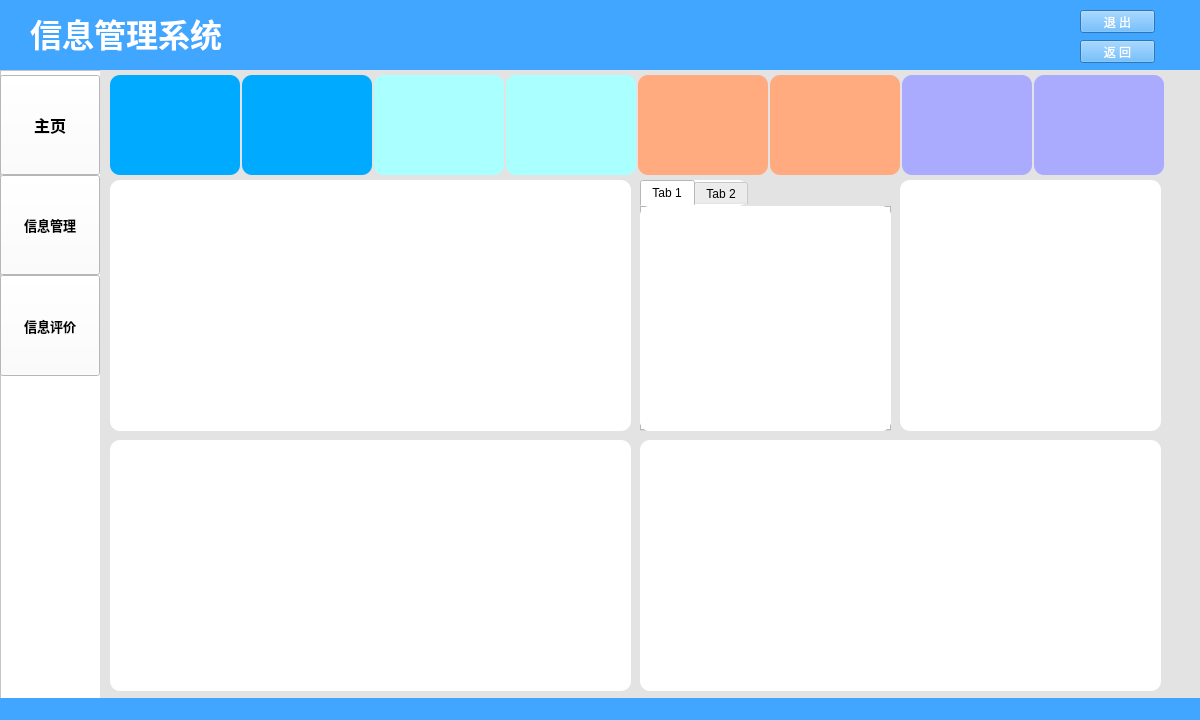
<?xml version="1.0" encoding="UTF-8"?>
<ui version="4.0">
 <class>Sys</class>
 <widget class="QMainWindow" name="Sys">
  <property name="geometry">
   <rect>
    <x>0</x>
    <y>0</y>
    <width>1200</width>
    <height>720</height>
   </rect>
  </property>
  <property name="font">
   <font>
    <family>微软雅黑</family>
    <kerning>true</kerning>
   </font>
  </property>
  <property name="windowTitle">
   <string>MainWindow</string>
  </property>
  <property name="styleSheet">
   <string notr="true">background-color: rgb(64, 166, 255);</string>
  </property>
  <widget class="QWidget" name="centralwidget">
   <property name="styleSheet">
    <string notr="true"/>
   </property>
   <widget class="QLabel" name="label">
    <property name="geometry">
     <rect>
      <x>30</x>
      <y>9</y>
      <width>192</width>
      <height>43</height>
     </rect>
    </property>
    <property name="font">
     <font>
      <family>微软雅黑</family>
      <pointsize>10</pointsize>
      <weight>75</weight>
      <bold>true</bold>
      <kerning>true</kerning>
     </font>
    </property>
    <property name="text">
     <string>&lt;html&gt;&lt;head/&gt;&lt;body&gt;&lt;p&gt;&lt;span style=&quot; font-size:24pt; color:#ffffff;&quot;&gt;信息管理系统&lt;/span&gt;&lt;/p&gt;&lt;/body&gt;&lt;/html&gt;</string>
    </property>
   </widget>
   <widget class="QPushButton" name="ExitBn">
    <property name="geometry">
     <rect>
      <x>1080</x>
      <y>10</y>
      <width>75</width>
      <height>23</height>
     </rect>
    </property>
    <property name="font">
     <font>
      <family>微软雅黑</family>
      <kerning>true</kerning>
     </font>
    </property>
    <property name="styleSheet">
     <string notr="true">color: rgb(255, 255, 255);</string>
    </property>
    <property name="text">
     <string>退 出</string>
    </property>
   </widget>
   <widget class="QPushButton" name="backBn">
    <property name="geometry">
     <rect>
      <x>1080</x>
      <y>40</y>
      <width>75</width>
      <height>23</height>
     </rect>
    </property>
    <property name="font">
     <font>
      <family>微软雅黑</family>
      <kerning>true</kerning>
     </font>
    </property>
    <property name="styleSheet">
     <string notr="true">color: rgb(255, 255, 255);</string>
    </property>
    <property name="text">
     <string>返 回</string>
    </property>
   </widget>
   <widget class="QFrame" name="frame">
    <property name="geometry">
     <rect>
      <x>0</x>
      <y>70</y>
      <width>275</width>
      <height>650</height>
     </rect>
    </property>
    <property name="sizePolicy">
     <sizepolicy hsizetype="Preferred" vsizetype="Preferred">
      <horstretch>1</horstretch>
      <verstretch>0</verstretch>
     </sizepolicy>
    </property>
    <property name="minimumSize">
     <size>
      <width>275</width>
      <height>0</height>
     </size>
    </property>
    <property name="sizeIncrement">
     <size>
      <width>0</width>
      <height>0</height>
     </size>
    </property>
    <property name="baseSize">
     <size>
      <width>0</width>
      <height>0</height>
     </size>
    </property>
    <property name="styleSheet">
     <string notr="true">background-color: rgb(255, 255, 255);</string>
    </property>
    <property name="frameShape">
     <enum>QFrame::StyledPanel</enum>
    </property>
    <property name="frameShadow">
     <enum>QFrame::Raised</enum>
    </property>
    <widget class="QPushButton" name="scoreBn">
     <property name="geometry">
      <rect>
       <x>0</x>
       <y>205</y>
       <width>100</width>
       <height>101</height>
      </rect>
     </property>
     <property name="font">
      <font>
       <family>微软雅黑</family>
       <pointsize>10</pointsize>
       <weight>75</weight>
       <bold>true</bold>
       <kerning>true</kerning>
      </font>
     </property>
     <property name="layoutDirection">
      <enum>Qt::LeftToRight</enum>
     </property>
     <property name="styleSheet">
      <string notr="true">background-color: rgb(255, 255, 255);</string>
     </property>
     <property name="text">
      <string>信息评价</string>
     </property>
     <property name="icon">
      <iconset resource="img.qrc">
       <normaloff>:/png/images/资产评估.png</normaloff>:/png/images/资产评估.png</iconset>
     </property>
     <property name="iconSize">
      <size>
       <width>50</width>
       <height>50</height>
      </size>
     </property>
     <property name="autoRepeatDelay">
      <number>300</number>
     </property>
    </widget>
    <widget class="QPushButton" name="InfBn">
     <property name="geometry">
      <rect>
       <x>0</x>
       <y>105</y>
       <width>100</width>
       <height>100</height>
      </rect>
     </property>
     <property name="font">
      <font>
       <family>微软雅黑</family>
       <pointsize>10</pointsize>
       <weight>75</weight>
       <bold>true</bold>
       <kerning>true</kerning>
      </font>
     </property>
     <property name="text">
      <string>信息管理</string>
     </property>
     <property name="icon">
      <iconset resource="img.qrc">
       <normaloff>:/png/images/信息管理.png</normaloff>:/png/images/信息管理.png</iconset>
     </property>
     <property name="iconSize">
      <size>
       <width>50</width>
       <height>50</height>
      </size>
     </property>
    </widget>
    <widget class="QPushButton" name="homeBn">
     <property name="geometry">
      <rect>
       <x>0</x>
       <y>5</y>
       <width>100</width>
       <height>100</height>
      </rect>
     </property>
     <property name="font">
      <font>
       <family>微软雅黑</family>
       <pointsize>12</pointsize>
       <weight>75</weight>
       <bold>true</bold>
       <kerning>true</kerning>
      </font>
     </property>
     <property name="text">
      <string>主页</string>
     </property>
     <property name="icon">
      <iconset resource="img.qrc">
       <normaloff>:/png/images/主页.png</normaloff>:/png/images/主页.png</iconset>
     </property>
     <property name="iconSize">
      <size>
       <width>50</width>
       <height>50</height>
      </size>
     </property>
    </widget>
   </widget>
   <widget class="QFrame" name="frame_2">
    <property name="geometry">
     <rect>
      <x>100</x>
      <y>70</y>
      <width>1100</width>
      <height>650</height>
     </rect>
    </property>
    <property name="sizePolicy">
     <sizepolicy hsizetype="Preferred" vsizetype="Preferred">
      <horstretch>9</horstretch>
      <verstretch>0</verstretch>
     </sizepolicy>
    </property>
    <property name="maximumSize">
     <size>
      <width>16777215</width>
      <height>16777215</height>
     </size>
    </property>
    <property name="styleSheet">
     <string notr="true">background-color: rgb(227, 227, 227);</string>
    </property>
    <property name="frameShape">
     <enum>QFrame::StyledPanel</enum>
    </property>
    <property name="frameShadow">
     <enum>QFrame::Raised</enum>
    </property>
    <widget class="QStackedWidget" name="Pdata">
     <property name="geometry">
      <rect>
       <x>0</x>
       <y>0</y>
       <width>1100</width>
       <height>650</height>
      </rect>
     </property>
     <property name="currentIndex">
      <number>0</number>
     </property>
     <widget class="QWidget" name="page_3">
      <widget class="QTableWidget" name="Statistical_data_2">
       <property name="geometry">
        <rect>
         <x>142</x>
         <y>5</y>
         <width>130</width>
         <height>100</height>
        </rect>
       </property>
       <property name="styleSheet">
        <string notr="true">background-color: rgb(0, 170, 255);
border-radius:10px;
color: rgb(255, 255, 255);</string>
       </property>
       <property name="frameShadow">
        <enum>QFrame::Raised</enum>
       </property>
       <property name="lineWidth">
        <number>1</number>
       </property>
      </widget>
      <widget class="QTableWidget" name="Statistical_data_4">
       <property name="geometry">
        <rect>
         <x>406</x>
         <y>5</y>
         <width>130</width>
         <height>100</height>
        </rect>
       </property>
       <property name="styleSheet">
        <string notr="true">background-color: rgb(170, 255, 255);
border-radius:10px;
color: rgb(255, 255, 255);</string>
       </property>
       <property name="frameShadow">
        <enum>QFrame::Raised</enum>
       </property>
       <property name="lineWidth">
        <number>1</number>
       </property>
      </widget>
      <widget class="QTableWidget" name="Statistical_data_5">
       <property name="geometry">
        <rect>
         <x>538</x>
         <y>5</y>
         <width>130</width>
         <height>100</height>
        </rect>
       </property>
       <property name="styleSheet">
        <string notr="true">background-color: rgb(255, 170, 127);
border-radius:10px;
color: rgb(255, 255, 255);</string>
       </property>
       <property name="frameShadow">
        <enum>QFrame::Raised</enum>
       </property>
       <property name="lineWidth">
        <number>1</number>
       </property>
      </widget>
      <widget class="QTableWidget" name="Statistical_data_6">
       <property name="geometry">
        <rect>
         <x>670</x>
         <y>5</y>
         <width>130</width>
         <height>100</height>
        </rect>
       </property>
       <property name="styleSheet">
        <string notr="true">background-color: rgb(255, 170, 127);
border-radius:10px;
color: rgb(255, 255, 255);</string>
       </property>
       <property name="frameShadow">
        <enum>QFrame::Raised</enum>
       </property>
       <property name="lineWidth">
        <number>1</number>
       </property>
      </widget>
      <widget class="QTableWidget" name="Statistical_data_7">
       <property name="geometry">
        <rect>
         <x>802</x>
         <y>5</y>
         <width>130</width>
         <height>100</height>
        </rect>
       </property>
       <property name="styleSheet">
        <string notr="true">background-color: rgb(170, 170, 255);
border-radius:10px;
color: rgb(255, 255, 255);</string>
       </property>
       <property name="frameShadow">
        <enum>QFrame::Raised</enum>
       </property>
       <property name="lineWidth">
        <number>1</number>
       </property>
      </widget>
      <widget class="QTableWidget" name="Statistical_data_8">
       <property name="geometry">
        <rect>
         <x>934</x>
         <y>5</y>
         <width>130</width>
         <height>100</height>
        </rect>
       </property>
       <property name="styleSheet">
        <string notr="true">background-color: rgb(170, 170, 255);
border-radius:10px;
color: rgb(255, 255, 255);</string>
       </property>
       <property name="frameShadow">
        <enum>QFrame::Raised</enum>
       </property>
       <property name="lineWidth">
        <number>1</number>
       </property>
      </widget>
      <widget class="QListWidget" name="Tips_2">
       <property name="geometry">
        <rect>
         <x>800</x>
         <y>110</y>
         <width>261</width>
         <height>251</height>
        </rect>
       </property>
       <property name="sizePolicy">
        <sizepolicy hsizetype="Expanding" vsizetype="Expanding">
         <horstretch>0</horstretch>
         <verstretch>6</verstretch>
        </sizepolicy>
       </property>
       <property name="styleSheet">
        <string notr="true">background-color: rgb(255, 255, 255);
border-radius:10px;</string>
       </property>
      </widget>
      <widget class="QTabWidget" name="Graph_data">
       <property name="geometry">
        <rect>
         <x>540</x>
         <y>110</y>
         <width>251</width>
         <height>251</height>
        </rect>
       </property>
       <property name="sizePolicy">
        <sizepolicy hsizetype="Expanding" vsizetype="Expanding">
         <horstretch>0</horstretch>
         <verstretch>6</verstretch>
        </sizepolicy>
       </property>
       <property name="styleSheet">
        <string notr="true">background-color: rgb(255, 255, 255);
border-radius:10px;</string>
       </property>
       <property name="currentIndex">
        <number>0</number>
       </property>
       <widget class="QWidget" name="tab_3">
        <attribute name="title">
         <string>Tab 1</string>
        </attribute>
       </widget>
       <widget class="QWidget" name="tab_4">
        <property name="font">
         <font>
          <family>微软雅黑</family>
          <kerning>true</kerning>
         </font>
        </property>
        <attribute name="title">
         <string>Tab 2</string>
        </attribute>
       </widget>
      </widget>
      <widget class="QWidget" name="Map_data" native="true">
       <property name="geometry">
        <rect>
         <x>10</x>
         <y>110</y>
         <width>521</width>
         <height>251</height>
        </rect>
       </property>
       <property name="sizePolicy">
        <sizepolicy hsizetype="Preferred" vsizetype="Preferred">
         <horstretch>0</horstretch>
         <verstretch>5</verstretch>
        </sizepolicy>
       </property>
       <property name="styleSheet">
        <string notr="true">background-color: rgb(255, 255, 255);
border-radius:10px;</string>
       </property>
      </widget>
      <widget class="QListWidget" name="Tips">
       <property name="geometry">
        <rect>
         <x>540</x>
         <y>370</y>
         <width>521</width>
         <height>251</height>
        </rect>
       </property>
       <property name="sizePolicy">
        <sizepolicy hsizetype="Expanding" vsizetype="Expanding">
         <horstretch>0</horstretch>
         <verstretch>6</verstretch>
        </sizepolicy>
       </property>
       <property name="styleSheet">
        <string notr="true">background-color: rgb(255, 255, 255);
border-radius:10px;</string>
       </property>
      </widget>
      <widget class="QTableWidget" name="Statistical_data">
       <property name="geometry">
        <rect>
         <x>10</x>
         <y>5</y>
         <width>130</width>
         <height>100</height>
        </rect>
       </property>
       <property name="styleSheet">
        <string notr="true">background-color: rgb(0, 170, 255);
color: rgb(255, 255, 255);
border-radius:10px;</string>
       </property>
       <property name="frameShadow">
        <enum>QFrame::Raised</enum>
       </property>
       <property name="lineWidth">
        <number>1</number>
       </property>
      </widget>
      <widget class="QTableWidget" name="Statistical_data_3">
       <property name="geometry">
        <rect>
         <x>274</x>
         <y>5</y>
         <width>130</width>
         <height>100</height>
        </rect>
       </property>
       <property name="styleSheet">
        <string notr="true">background-color: rgb(170, 255, 255);
border-radius:10px;
color: rgb(255, 255, 255);</string>
       </property>
       <property name="frameShadow">
        <enum>QFrame::Raised</enum>
       </property>
       <property name="lineWidth">
        <number>1</number>
       </property>
      </widget>
      <widget class="QListWidget" name="Notice">
       <property name="geometry">
        <rect>
         <x>10</x>
         <y>370</y>
         <width>521</width>
         <height>251</height>
        </rect>
       </property>
       <property name="sizePolicy">
        <sizepolicy hsizetype="Expanding" vsizetype="Expanding">
         <horstretch>0</horstretch>
         <verstretch>2</verstretch>
        </sizepolicy>
       </property>
       <property name="styleSheet">
        <string notr="true">background-color: rgb(255, 255, 255);
border-radius:10px;</string>
       </property>
      </widget>
     </widget>
     <widget class="QWidget" name="page_4">
      <widget class="QTableWidget" name="data">
       <property name="geometry">
        <rect>
         <x>10</x>
         <y>110</y>
         <width>991</width>
         <height>591</height>
        </rect>
       </property>
      </widget>
      <widget class="QWidget" name="layoutWidget">
       <property name="geometry">
        <rect>
         <x>20</x>
         <y>20</y>
         <width>681</width>
         <height>81</height>
        </rect>
       </property>
       <layout class="QGridLayout" name="gridLayout_2">
        <item row="0" column="0">
         <widget class="QLabel" name="label_4">
          <property name="text">
           <string>&lt;html&gt;&lt;head/&gt;&lt;body&gt;&lt;p&gt;&lt;span style=&quot; font-size:12pt;&quot;&gt;编号&lt;/span&gt;&lt;/p&gt;&lt;/body&gt;&lt;/html&gt;</string>
          </property>
         </widget>
        </item>
        <item row="0" column="1">
         <widget class="QLineEdit" name="search_num"/>
        </item>
        <item row="0" column="2">
         <widget class="QLabel" name="label_2">
          <property name="text">
           <string>&lt;html&gt;&lt;head/&gt;&lt;body&gt;&lt;p align=&quot;center&quot;&gt;&lt;span style=&quot; font-size:12pt;&quot;&gt;用户&lt;/span&gt;&lt;/p&gt;&lt;/body&gt;&lt;/html&gt;</string>
          </property>
         </widget>
        </item>
        <item row="0" column="3">
         <widget class="QLineEdit" name="search_user"/>
        </item>
        <item row="0" column="4">
         <widget class="QLabel" name="label_3">
          <property name="text">
           <string>&lt;html&gt;&lt;head/&gt;&lt;body&gt;&lt;p align=&quot;center&quot;&gt;&lt;span style=&quot; font-size:12pt;&quot;&gt;籍贯&lt;/span&gt;&lt;/p&gt;&lt;/body&gt;&lt;/html&gt;</string>
          </property>
         </widget>
        </item>
        <item row="0" column="5">
         <widget class="QLineEdit" name="search_adress">
          <property name="sizePolicy">
           <sizepolicy hsizetype="Expanding" vsizetype="Fixed">
            <horstretch>0</horstretch>
            <verstretch>0</verstretch>
           </sizepolicy>
          </property>
         </widget>
        </item>
        <item row="1" column="0">
         <widget class="QLabel" name="label_5">
          <property name="text">
           <string>&lt;html&gt;&lt;head/&gt;&lt;body&gt;&lt;p&gt;&lt;span style=&quot; font-size:12pt;&quot;&gt;标题&lt;/span&gt;&lt;/p&gt;&lt;/body&gt;&lt;/html&gt;</string>
          </property>
         </widget>
        </item>
        <item row="1" column="1">
         <widget class="QLineEdit" name="search_title">
          <property name="sizePolicy">
           <sizepolicy hsizetype="Expanding" vsizetype="Fixed">
            <horstretch>0</horstretch>
            <verstretch>0</verstretch>
           </sizepolicy>
          </property>
         </widget>
        </item>
        <item row="1" column="2">
         <widget class="QLabel" name="label_12">
          <property name="text">
           <string>&lt;html&gt;&lt;head/&gt;&lt;body&gt;&lt;p align=&quot;center&quot;&gt;&lt;span style=&quot; font-size:12pt;&quot;&gt;发布时间&lt;/span&gt;&lt;/p&gt;&lt;/body&gt;&lt;/html&gt;</string>
          </property>
         </widget>
        </item>
        <item row="1" column="3">
         <widget class="QLineEdit" name="kind">
          <property name="sizePolicy">
           <sizepolicy hsizetype="Expanding" vsizetype="Fixed">
            <horstretch>0</horstretch>
            <verstretch>0</verstretch>
           </sizepolicy>
          </property>
         </widget>
        </item>
        <item row="1" column="4">
         <widget class="QLabel" name="label_13">
          <property name="text">
           <string>&lt;html&gt;&lt;head/&gt;&lt;body&gt;&lt;p align=&quot;center&quot;&gt;&lt;span style=&quot; font-size:12pt;&quot;&gt;关键字&lt;/span&gt;&lt;/p&gt;&lt;/body&gt;&lt;/html&gt;</string>
          </property>
         </widget>
        </item>
        <item row="1" column="5">
         <widget class="QLineEdit" name="kind_2">
          <property name="sizePolicy">
           <sizepolicy hsizetype="Expanding" vsizetype="Fixed">
            <horstretch>0</horstretch>
            <verstretch>0</verstretch>
           </sizepolicy>
          </property>
         </widget>
        </item>
       </layout>
      </widget>
      <widget class="QWidget" name="layoutWidget">
       <property name="geometry">
        <rect>
         <x>710</x>
         <y>20</y>
         <width>291</width>
         <height>81</height>
        </rect>
       </property>
       <layout class="QGridLayout" name="gridLayout_3">
        <item row="0" column="0">
         <widget class="QPushButton" name="showBn">
          <property name="text">
           <string>查看</string>
          </property>
         </widget>
        </item>
        <item row="0" column="1">
         <widget class="QPushButton" name="addBn">
          <property name="text">
           <string>添加</string>
          </property>
         </widget>
        </item>
        <item row="0" column="2">
         <widget class="QPushButton" name="delBn">
          <property name="text">
           <string>删除</string>
          </property>
         </widget>
        </item>
        <item row="1" column="0">
         <widget class="QPushButton" name="searchBn">
          <property name="sizePolicy">
           <sizepolicy hsizetype="Minimum" vsizetype="Fixed">
            <horstretch>0</horstretch>
            <verstretch>0</verstretch>
           </sizepolicy>
          </property>
          <property name="text">
           <string>查询</string>
          </property>
         </widget>
        </item>
        <item row="1" column="1">
         <widget class="QPushButton" name="clearBn">
          <property name="text">
           <string>清空</string>
          </property>
         </widget>
        </item>
        <item row="1" column="2">
         <widget class="QPushButton" name="corBn">
          <property name="text">
           <string>修改</string>
          </property>
         </widget>
        </item>
       </layout>
      </widget>
      <zorder>layoutWidget</zorder>
      <zorder>data</zorder>
      <zorder>layoutWidget</zorder>
     </widget>
     <widget class="QWidget" name="page_5">
      <widget class="QPushButton" name="EvaBn">
       <property name="geometry">
        <rect>
         <x>760</x>
         <y>100</y>
         <width>80</width>
         <height>41</height>
        </rect>
       </property>
       <property name="font">
        <font>
         <family>SimSun</family>
         <pointsize>14</pointsize>
         <kerning>true</kerning>
        </font>
       </property>
       <property name="text">
        <string>评估</string>
       </property>
      </widget>
      <widget class="QWidget" name="widget_3" native="true">
       <property name="geometry">
        <rect>
         <x>40</x>
         <y>220</y>
         <width>861</width>
         <height>501</height>
        </rect>
       </property>
      </widget>
      <widget class="QWidget" name="layoutWidget">
       <property name="geometry">
        <rect>
         <x>40</x>
         <y>10</y>
         <width>701</width>
         <height>201</height>
        </rect>
       </property>
       <layout class="QVBoxLayout" name="verticalLayout">
        <item>
         <widget class="QLabel" name="label_6">
          <property name="text">
           <string>&lt;html&gt;&lt;head/&gt;&lt;body&gt;&lt;p&gt;&lt;span style=&quot; font-size:18pt;&quot;&gt;评估&lt;/span&gt;&lt;/p&gt;&lt;/body&gt;&lt;/html&gt;</string>
          </property>
         </widget>
        </item>
        <item>
         <layout class="QGridLayout" name="gridLayout_4">
          <item row="0" column="0">
           <widget class="QLabel" name="number">
            <property name="text">
             <string>&lt;html&gt;&lt;head/&gt;&lt;body&gt;&lt;p&gt;&lt;span style=&quot; font-size:12pt;&quot;&gt;编号&lt;/span&gt;&lt;/p&gt;&lt;/body&gt;&lt;/html&gt;</string>
            </property>
           </widget>
          </item>
          <item row="0" column="1">
           <widget class="QComboBox" name="Pnumber"/>
          </item>
          <item row="0" column="3">
           <widget class="QLineEdit" name="Pname"/>
          </item>
          <item row="0" column="4">
           <widget class="QLabel" name="Pkeyword">
            <property name="text">
             <string>&lt;html&gt;&lt;head/&gt;&lt;body&gt;&lt;p align=&quot;center&quot;&gt;&lt;span style=&quot; font-size:12pt;&quot;&gt;关键字&lt;/span&gt;&lt;/p&gt;&lt;/body&gt;&lt;/html&gt;</string>
            </property>
           </widget>
          </item>
          <item row="0" column="5">
           <widget class="QLineEdit" name="Pkeywords">
            <property name="sizePolicy">
             <sizepolicy hsizetype="Expanding" vsizetype="Fixed">
              <horstretch>0</horstretch>
              <verstretch>0</verstretch>
             </sizepolicy>
            </property>
           </widget>
          </item>
          <item row="1" column="0">
           <widget class="QLabel" name="address">
            <property name="text">
             <string>&lt;html&gt;&lt;head/&gt;&lt;body&gt;&lt;p&gt;&lt;span style=&quot; font-size:12pt;&quot;&gt;地址&lt;/span&gt;&lt;/p&gt;&lt;/body&gt;&lt;/html&gt;</string>
            </property>
           </widget>
          </item>
          <item row="1" column="1">
           <widget class="QComboBox" name="Paddress1"/>
          </item>
          <item row="1" column="2">
           <widget class="QComboBox" name="Paddress2"/>
          </item>
          <item row="1" column="3">
           <widget class="QComboBox" name="Paddress3"/>
          </item>
          <item row="0" column="2">
           <widget class="QLabel" name="namedata">
            <property name="text">
             <string>&lt;html&gt;&lt;head/&gt;&lt;body&gt;&lt;p align=&quot;center&quot;&gt;&lt;span style=&quot; font-size:12pt;&quot;&gt;名称&lt;/span&gt;&lt;/p&gt;&lt;/body&gt;&lt;/html&gt;</string>
            </property>
           </widget>
          </item>
         </layout>
        </item>
        <item>
         <widget class="QLabel" name="label_11">
          <property name="text">
           <string>&lt;html&gt;&lt;head/&gt;&lt;body&gt;&lt;p&gt;&lt;span style=&quot; font-size:14pt;&quot;&gt;评估结果&lt;/span&gt;&lt;/p&gt;&lt;/body&gt;&lt;/html&gt;</string>
          </property>
         </widget>
        </item>
       </layout>
      </widget>
     </widget>
    </widget>
   </widget>
   <zorder>layoutWidget</zorder>
   <zorder>label</zorder>
   <zorder>ExitBn</zorder>
   <zorder>backBn</zorder>
  </widget>
  <widget class="QMenuBar" name="menubar">
   <property name="geometry">
    <rect>
     <x>0</x>
     <y>0</y>
     <width>1200</width>
     <height>22</height>
    </rect>
   </property>
  </widget>
  <widget class="QStatusBar" name="statusbar"/>
 </widget>
 <resources>
  <include location="img.qrc"/>
 </resources>
 <connections>
  <connection>
   <sender>clearBn</sender>
   <signal>clicked()</signal>
   <receiver>data</receiver>
   <slot>clearContents()</slot>
   <hints>
    <hint type="sourcelabel">
     <x>1019</x>
     <y>186</y>
    </hint>
    <hint type="destinationlabel">
     <x>862</x>
     <y>285</y>
    </hint>
   </hints>
  </connection>
 </connections>
</ui>
